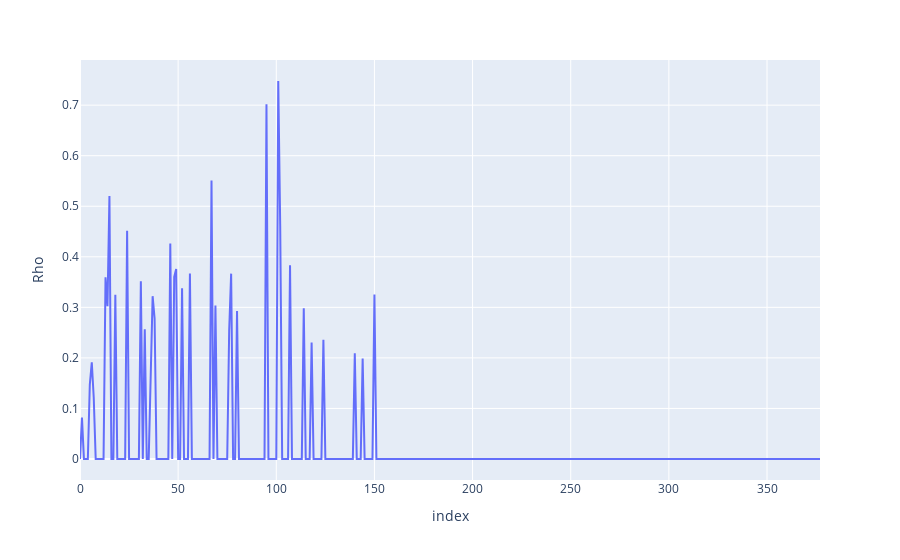

Notebook source saved alongside this figure:
### Markdown cell above
### Rho

### Code cell
px.line(greeks_df, y="Rho")

### Figure 1 — Plotly figure (JSON) as saved in the notebook; plotly's stock layout.template omitted (floating-point values rounded to 4 significant figures; data arrays with more than 128 entries replaced by an {"elided": "..."} marker saying what was removed)
{"data": [{"hovertemplate": "index=%{x}<br>Rho=%{y}<extra></extra>", "legendgroup": "", "line": {"color": "#636efa", "dash": "solid"}, "marker": {"symbol": "circle"}, "mode": "lines", "name": "", "orientation": "v", "showlegend": false, "type": "scatter", "x": {"elided": "378 int values"}, "xaxis": "x", "y": {"elided": "378 float values"}, "yaxis": "y"}], "layout": {"legend": {"tracegroupgap": 0}, "margin": {"t": 60}, "xaxis": {"anchor": "y", "domain": [0, 1], "title": {"text": "index"}}, "yaxis": {"anchor": "x", "domain": [0, 1], "title": {"text": "Rho"}}}}
